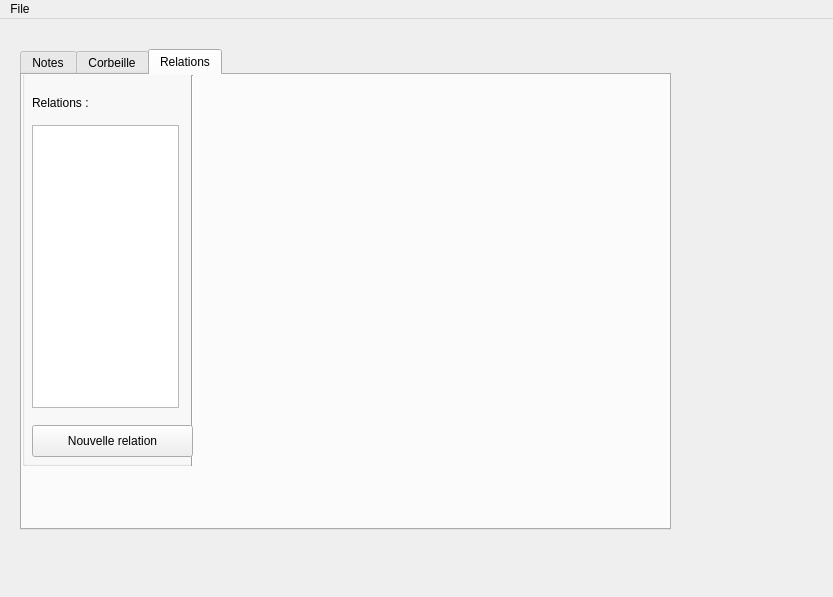
<?xml version="1.0" encoding="UTF-8"?>
<ui version="4.0">
 <class>MainWindow</class>
 <widget class="QMainWindow" name="MainWindow">
  <property name="geometry">
   <rect>
    <x>0</x>
    <y>0</y>
    <width>833</width>
    <height>597</height>
   </rect>
  </property>
  <property name="windowTitle">
   <string>MainWindow</string>
  </property>
  <widget class="QWidget" name="centralwidget">
   <widget class="QTabWidget" name="tabWidget">
    <property name="geometry">
     <rect>
      <x>20</x>
      <y>30</y>
      <width>651</width>
      <height>481</height>
     </rect>
    </property>
    <property name="currentIndex">
     <number>2</number>
    </property>
    <widget class="QWidget" name="Notes">
     <attribute name="title">
      <string>Notes</string>
     </attribute>
     <widget class="QWidget" name="verticalLayoutWidget">
      <property name="geometry">
       <rect>
        <x>-1</x>
        <y>-1</y>
        <width>161</width>
        <height>361</height>
       </rect>
      </property>
      <layout class="QVBoxLayout" name="verticalLayout_4">
       <item>
        <layout class="QVBoxLayout" name="verticalLayout_6">
         <item>
          <widget class="QLabel" name="label_2">
           <property name="text">
            <string>Notes actives</string>
           </property>
          </widget>
         </item>
         <item>
          <widget class="QListWidget" name="activenotes"/>
         </item>
        </layout>
       </item>
       <item>
        <widget class="QPushButton" name="createNote">
         <property name="text">
          <string>Nouvelle note</string>
         </property>
        </widget>
       </item>
       <item>
        <layout class="QVBoxLayout" name="verticalLayout_5"/>
       </item>
      </layout>
     </widget>
     <widget class="QWidget" name="verticalLayoutWidget_2">
      <property name="geometry">
       <rect>
        <x>172</x>
        <y>0</y>
        <width>391</width>
        <height>401</height>
       </rect>
      </property>
      <layout class="QVBoxLayout" name="centre"/>
     </widget>
    </widget>
    <widget class="QWidget" name="Corbeille">
     <attribute name="title">
      <string>Corbeille</string>
     </attribute>
     <widget class="QListWidget" name="trashedNotes">
      <property name="geometry">
       <rect>
        <x>190</x>
        <y>20</y>
        <width>281</width>
        <height>201</height>
       </rect>
      </property>
     </widget>
     <widget class="QWidget" name="horizontalLayoutWidget">
      <property name="geometry">
       <rect>
        <x>240</x>
        <y>250</y>
        <width>228</width>
        <height>41</height>
       </rect>
      </property>
      <layout class="QHBoxLayout" name="horizontalLayout">
       <item>
        <widget class="QPushButton" name="supp">
         <property name="text">
          <string>Supprimer</string>
         </property>
        </widget>
       </item>
       <item>
        <widget class="QPushButton" name="restore">
         <property name="text">
          <string>Restaurer</string>
         </property>
        </widget>
       </item>
      </layout>
     </widget>
    </widget>
    <widget class="QWidget" name="Relations">
     <attribute name="title">
      <string>Relations</string>
     </attribute>
     <widget class="QGroupBox" name="groupBox_2">
      <property name="geometry">
       <rect>
        <x>0</x>
        <y>-20</y>
        <width>171</width>
        <height>411</height>
       </rect>
      </property>
      <property name="title">
       <string/>
      </property>
      <widget class="QLabel" name="label">
       <property name="geometry">
        <rect>
         <x>10</x>
         <y>40</y>
         <width>101</width>
         <height>16</height>
        </rect>
       </property>
       <property name="text">
        <string>Relations :</string>
       </property>
      </widget>
      <widget class="Line" name="line">
       <property name="geometry">
        <rect>
         <x>160</x>
         <y>20</y>
         <width>20</width>
         <height>401</height>
        </rect>
       </property>
       <property name="orientation">
        <enum>Qt::Vertical</enum>
       </property>
      </widget>
      <widget class="QListWidget" name="activerelations">
       <property name="geometry">
        <rect>
         <x>10</x>
         <y>70</y>
         <width>147</width>
         <height>283</height>
        </rect>
       </property>
      </widget>
      <widget class="QPushButton" name="createRelation">
       <property name="geometry">
        <rect>
         <x>10</x>
         <y>370</y>
         <width>161</width>
         <height>32</height>
        </rect>
       </property>
       <property name="text">
        <string>Nouvelle relation</string>
       </property>
      </widget>
     </widget>
     <widget class="QWidget" name="verticalLayoutWidget_3">
      <property name="geometry">
       <rect>
        <x>190</x>
        <y>10</y>
        <width>391</width>
        <height>401</height>
       </rect>
      </property>
      <layout class="QVBoxLayout" name="centreRelation"/>
     </widget>
    </widget>
   </widget>
  </widget>
  <widget class="QMenuBar" name="menuBar">
   <property name="geometry">
    <rect>
     <x>0</x>
     <y>0</y>
     <width>833</width>
     <height>22</height>
    </rect>
   </property>
   <widget class="QMenu" name="menuFile">
    <property name="title">
     <string>File</string>
    </property>
    <addaction name="exit"/>
   </widget>
   <addaction name="menuFile"/>
  </widget>
  <action name="actionOpenTrash">
   <property name="text">
    <string>Afficher le contenu</string>
   </property>
  </action>
  <action name="actiontest">
   <property name="text">
    <string>test</string>
   </property>
  </action>
  <action name="exit">
   <property name="text">
    <string>Quitter</string>
   </property>
  </action>
 </widget>
 <tabstops>
  <tabstop>activenotes</tabstop>
  <tabstop>tabWidget</tabstop>
 </tabstops>
 <resources/>
 <connections/>
</ui>
